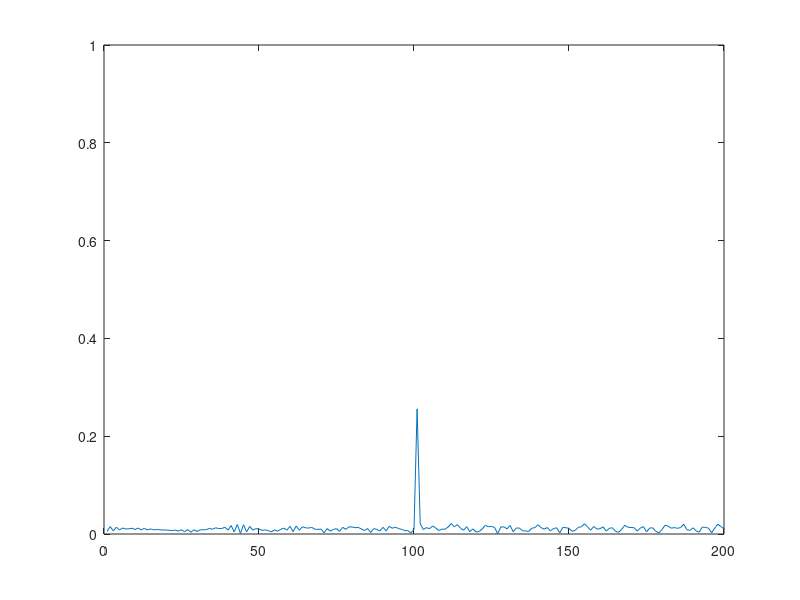
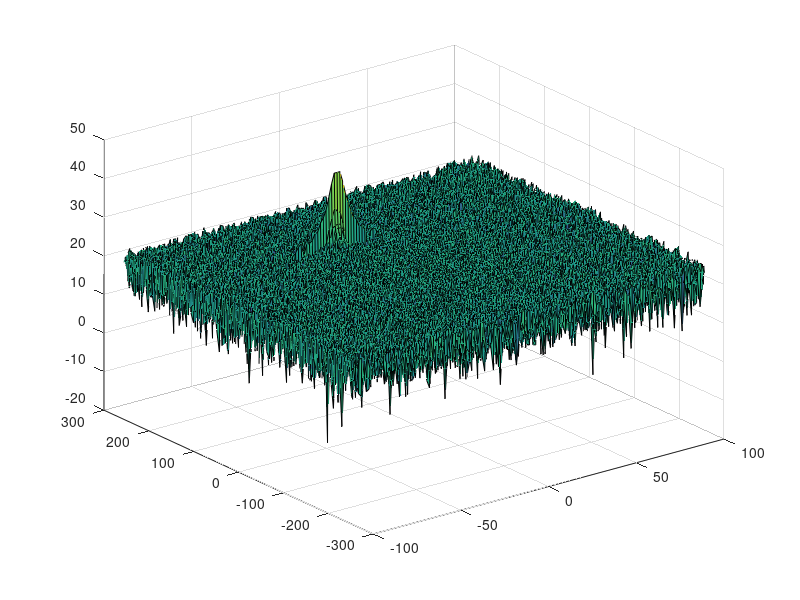

MATLAB code for these plots, in order: (Note: this script raises an error after producing the figures.)
clear all
clc;

%% Radar Specifications
%%%%%%%%%%%%%%%%%%%%%%%%%%%
% Frequency of operation = 77GHz
% Max Range = 200m
% Range Resolution = 1 m
% Max Velocity = 100 m/s
%%%%%%%%%%%%%%%%%%%%%%%%%%%

range_max = 200;    % maximum range


%% User Defined Range and Velocity of target
% Define the target initial position and velocity. Note: Velocity remains contant

range = 100;    % target initial position (m)
velocity = -20; % target initial velocity (m/s)


%% FMCW Waveform Generation
% Design the FMCW waveform by giving the specs of each of its parameters.
% Calculate the Bandwidth (B), Chirp Time (Tchirp) and Slope (slope) of the FMCW chirp using the requirements above.

c = 3e8;        % speed of light (m/s)
range_res = 1;  % range resolution (m)
B = c / (2 * range_res);
Tchirp = 5.5 * 2 * range_max / c;
slope = B / Tchirp;

% Operating carrier frequency of Radar
fc = 77e9;   %carrier freq

% The number of chirps in one sequence. Its ideal to have 2^ value for the ease of running the FFT for Doppler Estimation.
Nd = 128;   % # of doppler cells OR # of sent periods % number of chirps

% The number of samples on each chirp.
Nr = 1024;   % for length of time OR # of range cells

% Timestamp for running the displacement scenario for every sample on each chirp
t = linspace(0, Nd*Tchirp, Nr*Nd); % total time for samples

% Creating the vectors for Tx, Rx and Mix based on the total samples input.
Tx = zeros(1,length(t));    % transmitted signal
Rx = zeros(1,length(t));    % received signal
Mix = zeros(1,length(t));   % beat signal

% Similar vectors for range_covered and time delay.
r_t = zeros(1,length(t));
td = zeros(1,length(t));


%% Signal generation and Moving Target simulation
% Running the radar scenario over the time.

for i=1:length(t)

    % For each time stamp update the Range of the Target for constant velocity.
    range_t(i) = range + velocity * t(i);
    td(i) = (2 * range_t(i)) / c;

    % For each time sample we need update the transmitted and received signal.
    Tx(i) = cos(2 * pi * (fc * t(i) + (slope * t(i)^2) / 2));
    Rx(i) = cos(2 * pi * (fc * (t(i) - td(i)) + (slope * (t(i) - td(i))^2) / 2));

    % Now by mixing the Transmit and Receive generate the beat signal
    % This is done by element wise matrix multiplication of Transmit and Receiver Signal
    Mix(i) = Tx(i) * Rx(i);

end


%% RANGE MEASUREMENT

% Reshape the vector into Nr*Nd array. Nr and Nd here would also define the size of
% Range and Doppler FFT respectively.
Mix = reshape(Mix, [Nr, Nd]);

% Run the FFT on the beat signal along the range bins dimension (Nr) and normalize.
Y = fft(Mix, [], 1);
P = Y./Nr;

% Take the absolute value of FFT output
P2 = abs(P);

% Output of FFT is double sided signal, but we are interested in only one side of the spectrum.
% Hence we throw out half of the samples.
P1 = P2(1:Nr/2 + 1);

% Plotting the range
figure('Name', 'Range from First FFT')

% Plot FFT output
plot(P1)
axis ([0 200 0 1]);


%% RANGE DOPPLER RESPONSE
% The 2D FFT implementation is already provided here. This will run a 2DFFT
% on the mixed signal (beat signal) output and generate a range doppler
% map. You will implement CFAR on the generated RDM

% Range Doppler Map Generation.

% The output of the 2D FFT is an image that has reponse in the range and
% doppler FFT bins. So, it is important to convert the axis from bin sizes
% to range and doppler based on their Max values.

Mix = reshape(Mix, [Nr, Nd]);

% 2D FFT using the FFT size for both dimensions.
sig_fft2 = fft2(Mix, Nr, Nd);

% Taking just one side of signal from Range dimension.
sig_fft2 = sig_fft2(1:Nr/2, 1:Nd);
sig_fft2 = fftshift(sig_fft2);
RDM = abs(sig_fft2);
RDM = 10 * log10(RDM) ;

% Use the surf function to plot the output of 2DFFT and to show axis in both dimensions
doppler_axis = linspace(-100, 100, Nd);
range_axis = linspace(-200, 200, Nr/2) * ((Nr/2) / 400);
figure,surf(doppler_axis, range_axis, RDM);


%% CFAR implementation
% Slide Window through the complete Range Doppler Map

% Select the number of Training Cells in both the dimensions.
Tr = 7; % training cells for range
Td = 7; % training cells for doppler

% Select the number of Guard Cells in both dimensions around the Cell under
% test (CUT) for accurate estimation
Gr = 2; % guard cells for range
Gd = 2; % guard cells for doppler

% Offset the threshold by SNR value in dB
offset = 5;

% Create a vector to store noise_level for each iteration on training cells
range_size = 2 * (Tr + Gr) + 1;
doppler_size = 2 * (Td + Gd) + 1;
noise_level = zeros(1, 1);

% Design a loop such that it slides the CUT across range doppler map by
% giving margins at the edges for Training and Guard Cells.
% For every iteration sum the signal level within all the training
% cells. To sum convert the value from logarithmic to linear using db2pow
% function. Average the summed values for all of the training
% cells used. After averaging convert it back to logarithimic using pow2db.
% Further add the offset to it to determine the threshold. Next, compare the
% signal under CUT with this threshold. If the CUT level > threshold assign
% it a value of 1, else equate it to 0.

% Use RDM[x,y] as the matrix from the output of 2D FFT for implementing CFAR

cell_num = (2 * Tr + 2 * Gr + 1) * (2 * Td + 2 * Gd + 1) - (2 * Gr + 1) * (2 * Gd + 1);
signal_cfar = zeros(Nr/2, Nd);
for i = 1:(Nr / 2 - (2 * Gr + 2 * Tr))
    for j = 1:(Nd - (2 * Gd + 2 * Td))
        s1 = sum(db2pow(RDM(i:i+2*Tr+2*Gr, j:j+2*Td+2*Gd)), 'all');
        s2 = sum(db2pow(RDM(i+Tr:i+Tr+2*Gr, j+Td:j+Td+2*Gd)), 'all');    
        noise_level = s1 - s2;
        
        threshold = noise_level / cell_num;      
        threshold = db2pow(pow2db(threshold)) * offset;

        signal = db2pow(RDM(i+Tr+Gr, j+Td+Gd));
        if (signal <= threshold)
            signal_cfar(i+Tr+Gr,j+Td+Gd) = 0;
        else 
            signal_cfar(i+Tr+Gr,j+Td+Gd) = 1;
        end
    end
end

% The process above will generate a thresholded block, which is smaller
% than the Range Doppler Map as the CUT cannot be located at the edges of
% matrix. Hence,few cells will not be thresholded. To keep the map size same
% set those values to 0.

% Display the CFAR output using the Surf function like we did for Range
% Doppler Response output.
figure,surf(doppler_axis, range_axis, signal_cfar);
colorbar;